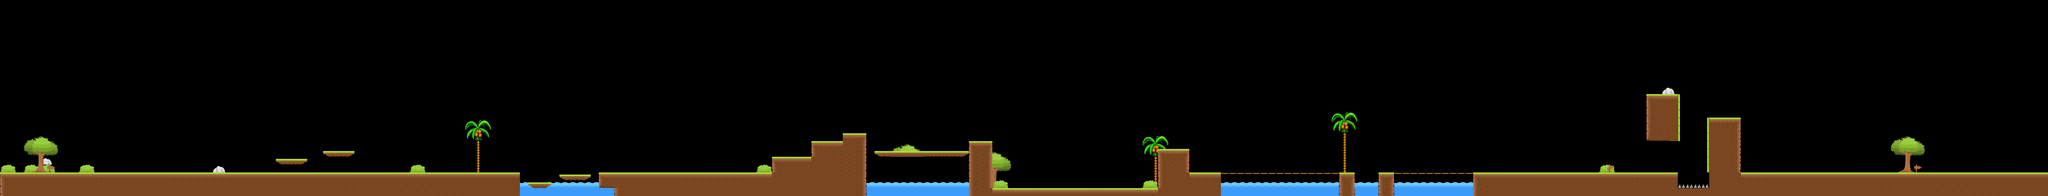

Rendered tile map (Tiled .tmx) drawn with the repository's tilesets; below, a short description and the map source with its tile grids summarised:
An orthogonal 260x25 tile map with 64x64 px tiles, 2 tile layers (Tile Layer 2, Tile Layer 1) and 90 objects.

<map version="1.0" tiledversion="1.1.5" orientation="orthogonal" renderorder="left-up" width="260" height="25" tilewidth="64" tileheight="64" infinite="0" nextobjectid="468">
 <tileset firstgid="1" name="Untitled" tilewidth="64" tileheight="64" tilecount="108" columns="9">
  <image source="tileset_map.png" trans="9ef3d4" width="600" height="800" />
 </tileset>
 <layer name="Tile Layer 2" width="260" height="25">
  <data>[6500 cells, 114 non-empty, 49 distinct tile ids]</data>
 </layer>
 <objectgroup name="Finish">
  <object id="431" x="15691" y="1349" />
 </objectgroup>
 <objectgroup name="Chest">
  <object id="445" x="15072" y="1414" />
 </objectgroup>
 <objectgroup name="Land" opacity="0.9">
  <object id="66" x="0" y="1412.12" width="4222.23" height="184.848" />
  <object id="228" x="4292" y="1489.33" width="187.333" height="14.6667" />
  <object id="229" x="4546.67" y="1430.67" width="253.333" height="9.33333" />
  <object id="234" x="4863.88" y="1415.39" width="1408.85" height="178.546" />
  <object id="235" x="6269.7" y="1284.85" width="321.212" height="15.1515" />
  <object id="236" x="6600" y="1160.61" width="181.818" height="9.09091" />
  <object id="237" x="6850.85" y="1093.94" width="190.909" height="15.1515" />
  <object id="268" x="7107.22" y="1238.66" width="757.394" height="21.2121" />
  <object id="271" x="7876.73" y="1154.91" width="187.879" height="15.1515" />
  <object id="272" x="8060.61" y="1542.42" width="1344.24" height="18.1818" />
  <object id="273" x="8048.48" y="1309.09" width="15.1515" height="233.333" />
  <object id="274" x="9410.49" y="1220.85" width="251.515" height="15.1515" />
  <object id="275" x="9644.3" y="1412.12" width="1360" height="18.1818" />
  <object id="280" x="2238.67" y="1298.67" width="257.333" height="9.33333" />
  <object id="281" x="2623" y="1234.67" width="254.666" height="8" />
  <object id="332" x="11202" y="1412" width="766.667" height="10" />
  <object id="333" x="11971" y="1411.33" width="1659.24" height="182.667" />
  <object id="341" x="7202" y="1258" />
  <object id="375" x="13888.9" y="1411" width="2745.39" height="188" />
  <object id="419" x="13888" y="966" width="250" height="440" />
 </objectgroup>
 <objectgroup name="Fish">
  <object id="425" x="10354.9" y="1505.06" />
  <object id="426" x="11672" y="1506" />
 </objectgroup>
 <objectgroup name="Land2" />
 <objectgroup name="HoldLandLeft" offsetx="26" offsety="24">
  <object id="405" x="13604" y="810" width="14" height="124" />
  <object id="407" x="13603" y="1039" width="22" height="97" />
 </objectgroup>
 <objectgroup name="HoldLandRight">
  <object id="403" x="13874" y="1222" width="22" height="118" />
  <object id="404" x="13876" y="956" width="18" height="130" />
 </objectgroup>
 <objectgroup name="Monster">
  <object id="259" x="8544.67" y="1526.67" />
  <object id="288" x="12645.5" y="1251.76" />
  <object id="467" x="5596" y="1388" />
 </objectgroup>
 <objectgroup name="DieLand">
  <object id="161" x="4142.2" y="1573.64" width="7818.42" height="30.303" />
  <object id="215" x="1752.17" y="1363.33" width="59.833" height="44" />
  <object id="240" x="6269.7" y="1333.33" width="21.2121" height="69.697" />
  <object id="241" x="6593.94" y="1209.09" width="12.1212" height="78.7879" />
  <object id="242" x="6847.32" y="1108.43" width="7.55151" height="37.7576" />
  <object id="376" x="13633.3" y="1498.67" width="253.333" height="12" />
  <object id="465" x="7876.67" y="1174.67" width="12" height="62.6667" />
 </objectgroup>
 <objectgroup name="Button">
  <object id="221" x="2100.66" y="1220" />
  <object id="222" x="2477" y="1128" />
  <object id="231" x="4446.79" y="1341.67" />
  <object id="232" x="4779.27" y="1311.94" />
  <object id="243" x="6113.39" y="1215.28" />
  <object id="244" x="6466.72" y="1094" />
  <object id="245" x="6754.73" y="1002.73" />
  <object id="270" x="7747.82" y="1067.03" />
  <object id="355" x="2853" y="1092.67" />
  <object id="364" x="10996.6" y="1285.33" />
  <object id="379" x="13620" y="1250.67" />
  <object id="434" x="1615.15" y="1287.88" />
 </objectgroup>
 <objectgroup name="Mushroom" opacity="0.9">
  <object id="256" x="9229.33" y="1526" width="20" height="18" />
 </objectgroup>
 <objectgroup name="Ring">
  <object id="210" x="930.667" y="1369.33" />
  <object id="211" x="1049.33" y="1369.33" />
  <object id="212" x="1158" y="1370" />
  <object id="216" x="1818" y="1218" />
  <object id="217" x="1906" y="1281" />
  <object id="219" x="2322" y="1248.67" />
  <object id="220" x="2415.33" y="1252.67" />
  <object id="223" x="3008.67" y="1127.33" />
  <object id="224" x="3130.33" y="1213.33" />
  <object id="225" x="3209.67" y="1308.67" />
  <object id="246" x="6312.12" y="1251.52" />
  <object id="247" x="6448.48" y="1245.45" />
  <object id="248" x="6524.24" y="1245.45" />
  <object id="249" x="6651.52" y="1118.18" />
  <object id="250" x="6724.24" y="1115.15" />
  <object id="251" x="7105.7" y="1103.88" />
  <object id="252" x="7033.21" y="1032.48" />
  <object id="261" x="9208.67" y="1392" />
  <object id="262" x="9235.33" y="1274" />
  <object id="263" x="9271.33" y="1165.33" />
  <object id="336" x="7234" y="1182" />
  <object id="337" x="7370" y="1178" />
  <object id="338" x="7514" y="1180" />
  <object id="339" x="7662" y="1174" />
  <object id="409" x="13796" y="822" />
  <object id="410" x="13894" y="812" />
  <object id="411" x="13974" y="860" />
  <object id="412" x="14186" y="978" />
  <object id="413" x="14272" y="1008" />
  <object id="414" x="14350" y="1066" />
  <object id="415" x="14384" y="1144" />
  <object id="416" x="14416" y="1234" />
  <object id="417" x="14430" y="1308" />
  <object id="418" x="14446" y="1380" />
  <object id="440" x="1253.33" y="1373.33" />
  <object id="441" x="1334.67" y="1373.33" />
  <object id="442" x="2708" y="1184" />
  <object id="443" x="2792" y="1186.67" />
 </objectgroup>
 <objectgroup name="Chest" />
 <objectgroup name="Monkey">
  <object id="444" x="3884.91" y="1156.15" />
 </objectgroup>
 <layer name="Tile Layer 1" width="260" height="25">
  <data>[6500 cells, 944 non-empty, 62 distinct tile ids]</data>
 </layer>
</map>
